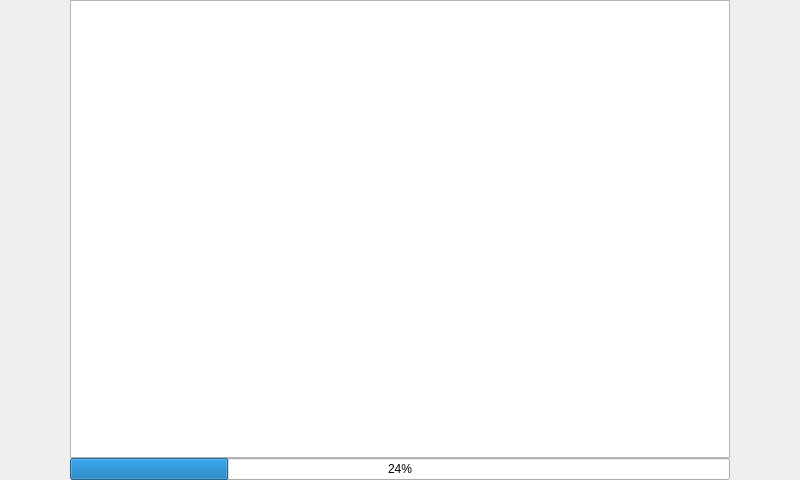
<?xml version="1.0" encoding="UTF-8"?>
<ui version="4.0">
 <class>DirectoryView</class>
 <widget class="QWidget" name="DirectoryView">
  <property name="geometry">
   <rect>
    <x>0</x>
    <y>0</y>
    <width>800</width>
    <height>480</height>
   </rect>
  </property>
  <property name="windowTitle">
   <string>Directories</string>
  </property>
  <layout class="QHBoxLayout" name="horizontalLayout_3">
   <property name="spacing">
    <number>0</number>
   </property>
   <property name="margin">
    <number>0</number>
   </property>
   <item>
    <widget class="QWidget" name="lverticalWidget" native="true">
     <layout class="QVBoxLayout" name="lverticalLayout">
      <property name="spacing">
       <number>0</number>
      </property>
      <property name="margin">
       <number>0</number>
      </property>
      <item>
       <widget class="QPushButton" name="backButton">
        <property name="sizePolicy">
         <sizepolicy hsizetype="Fixed" vsizetype="Fixed">
          <horstretch>0</horstretch>
          <verstretch>0</verstretch>
         </sizepolicy>
        </property>
        <property name="minimumSize">
         <size>
          <width>70</width>
          <height>70</height>
         </size>
        </property>
        <property name="maximumSize">
         <size>
          <width>70</width>
          <height>70</height>
         </size>
        </property>
        <property name="text">
         <string/>
        </property>
        <property name="icon">
         <iconset resource="../resources/resources.qrc">
          <normaloff>:/icons/white/back.png</normaloff>:/icons/white/back.png</iconset>
        </property>
        <property name="flat">
         <bool>true</bool>
        </property>
       </widget>
      </item>
      <item>
       <spacer name="lverticalSpacer_0">
        <property name="orientation">
         <enum>Qt::Vertical</enum>
        </property>
        <property name="sizeHint" stdset="0">
         <size>
          <width>20</width>
          <height>40</height>
         </size>
        </property>
       </spacer>
      </item>
      <item>
       <widget class="QPushButton" name="homeButton">
        <property name="sizePolicy">
         <sizepolicy hsizetype="Fixed" vsizetype="Fixed">
          <horstretch>0</horstretch>
          <verstretch>0</verstretch>
         </sizepolicy>
        </property>
        <property name="minimumSize">
         <size>
          <width>70</width>
          <height>70</height>
         </size>
        </property>
        <property name="text">
         <string/>
        </property>
        <property name="icon">
         <iconset resource="../resources/resources.qrc">
          <normaloff>:/icons/white/home.png</normaloff>:/icons/white/home.png</iconset>
        </property>
        <property name="flat">
         <bool>true</bool>
        </property>
       </widget>
      </item>
      <item>
       <spacer name="lverticalSpacer_1">
        <property name="orientation">
         <enum>Qt::Vertical</enum>
        </property>
        <property name="sizeHint" stdset="0">
         <size>
          <width>20</width>
          <height>40</height>
         </size>
        </property>
       </spacer>
      </item>
      <item>
       <widget class="QPushButton" name="playerButton">
        <property name="sizePolicy">
         <sizepolicy hsizetype="Fixed" vsizetype="Fixed">
          <horstretch>0</horstretch>
          <verstretch>0</verstretch>
         </sizepolicy>
        </property>
        <property name="minimumSize">
         <size>
          <width>70</width>
          <height>70</height>
         </size>
        </property>
        <property name="maximumSize">
         <size>
          <width>70</width>
          <height>70</height>
         </size>
        </property>
        <property name="text">
         <string/>
        </property>
        <property name="icon">
         <iconset resource="../resources/resources.qrc">
          <normaloff>:/icons/white/player.png</normaloff>:/icons/white/player.png</iconset>
        </property>
        <property name="flat">
         <bool>true</bool>
        </property>
       </widget>
      </item>
     </layout>
    </widget>
   </item>
   <item>
    <layout class="QVBoxLayout" name="verticalLayout">
     <property name="spacing">
      <number>0</number>
     </property>
     <item>
      <widget class="QWidget" name="topWidget" native="true">
       <property name="styleSheet">
        <string notr="true">background: qlineargradient(spread:pad, x1:0, y1:0, x2:0, y2:1, stop:0 rgba(38, 38, 38, 255), stop:1 rgba(92, 92, 92, 255))</string>
       </property>
       <layout class="QHBoxLayout" name="horizontalLayout">
        <property name="spacing">
         <number>0</number>
        </property>
        <property name="margin">
         <number>0</number>
        </property>
        <item>
         <spacer name="thorizontalSpacer_0">
          <property name="orientation">
           <enum>Qt::Horizontal</enum>
          </property>
          <property name="sizeType">
           <enum>QSizePolicy::Maximum</enum>
          </property>
          <property name="sizeHint" stdset="0">
           <size>
            <width>324</width>
            <height>0</height>
           </size>
          </property>
         </spacer>
        </item>
        <item>
         <spacer name="thorizontalSpacer_1">
          <property name="orientation">
           <enum>Qt::Horizontal</enum>
          </property>
          <property name="sizeType">
           <enum>QSizePolicy::Maximum</enum>
          </property>
          <property name="sizeHint" stdset="0">
           <size>
            <width>327</width>
            <height>0</height>
           </size>
          </property>
         </spacer>
        </item>
       </layout>
      </widget>
     </item>
     <item>
      <widget class="QTableView" name="dirView">
       <property name="contextMenuPolicy">
        <enum>Qt::CustomContextMenu</enum>
       </property>
       <property name="frameShadow">
        <enum>QFrame::Sunken</enum>
       </property>
       <property name="horizontalScrollBarPolicy">
        <enum>Qt::ScrollBarAlwaysOff</enum>
       </property>
       <property name="autoScroll">
        <bool>false</bool>
       </property>
       <property name="editTriggers">
        <set>QAbstractItemView::NoEditTriggers</set>
       </property>
       <property name="showDropIndicator" stdset="0">
        <bool>false</bool>
       </property>
       <property name="dragEnabled">
        <bool>false</bool>
       </property>
       <property name="dragDropOverwriteMode">
        <bool>false</bool>
       </property>
       <property name="dragDropMode">
        <enum>QAbstractItemView::NoDragDrop</enum>
       </property>
       <property name="selectionMode">
        <enum>QAbstractItemView::MultiSelection</enum>
       </property>
       <property name="selectionBehavior">
        <enum>QAbstractItemView::SelectRows</enum>
       </property>
       <property name="iconSize">
        <size>
         <width>50</width>
         <height>50</height>
        </size>
       </property>
       <property name="showGrid">
        <bool>false</bool>
       </property>
       <property name="cornerButtonEnabled">
        <bool>false</bool>
       </property>
       <attribute name="horizontalHeaderVisible">
        <bool>false</bool>
       </attribute>
       <attribute name="horizontalHeaderStretchLastSection">
        <bool>true</bool>
       </attribute>
       <attribute name="verticalHeaderVisible">
        <bool>false</bool>
       </attribute>
       <attribute name="verticalHeaderDefaultSectionSize">
        <number>70</number>
       </attribute>
       <attribute name="verticalHeaderMinimumSectionSize">
        <number>70</number>
       </attribute>
      </widget>
     </item>
     <item>
      <widget class="QProgressBar" name="progressBar">
       <property name="value">
        <number>24</number>
       </property>
      </widget>
     </item>
     <item>
      <widget class="QWidget" name="bottomWidget" native="true">
       <property name="styleSheet">
        <string notr="true">background:qlineargradient(spread:pad, x1:1, y1:1, x2:1, y2:0, stop:0 rgba(38, 38, 38, 255), stop:1 rgba(92, 92, 92, 255))</string>
       </property>
       <layout class="QHBoxLayout" name="horizontalLayout_2">
        <property name="spacing">
         <number>0</number>
        </property>
        <property name="margin">
         <number>0</number>
        </property>
        <item>
         <spacer name="bhorizontalSpacer_0">
          <property name="orientation">
           <enum>Qt::Horizontal</enum>
          </property>
          <property name="sizeType">
           <enum>QSizePolicy::Maximum</enum>
          </property>
          <property name="sizeHint" stdset="0">
           <size>
            <width>324</width>
            <height>0</height>
           </size>
          </property>
         </spacer>
        </item>
        <item>
         <spacer name="bhorizontalSpacer_1">
          <property name="orientation">
           <enum>Qt::Horizontal</enum>
          </property>
          <property name="sizeType">
           <enum>QSizePolicy::Maximum</enum>
          </property>
          <property name="sizeHint" stdset="0">
           <size>
            <width>327</width>
            <height>0</height>
           </size>
          </property>
         </spacer>
        </item>
       </layout>
      </widget>
     </item>
    </layout>
   </item>
   <item>
    <widget class="QWidget" name="rverticalWidget" native="true">
     <layout class="QVBoxLayout" name="rverticalLayout">
      <property name="spacing">
       <number>0</number>
      </property>
      <property name="margin">
       <number>0</number>
      </property>
      <item>
       <widget class="QPushButton" name="addButton">
        <property name="sizePolicy">
         <sizepolicy hsizetype="Fixed" vsizetype="Fixed">
          <horstretch>0</horstretch>
          <verstretch>0</verstretch>
         </sizepolicy>
        </property>
        <property name="minimumSize">
         <size>
          <width>70</width>
          <height>70</height>
         </size>
        </property>
        <property name="maximumSize">
         <size>
          <width>70</width>
          <height>70</height>
         </size>
        </property>
        <property name="text">
         <string/>
        </property>
        <property name="icon">
         <iconset resource="../resources/resources.qrc">
          <normaloff>:/icons/white/add.png</normaloff>:/icons/white/add.png</iconset>
        </property>
        <property name="flat">
         <bool>true</bool>
        </property>
       </widget>
      </item>
      <item>
       <spacer name="rverticalSpacer_0">
        <property name="orientation">
         <enum>Qt::Vertical</enum>
        </property>
        <property name="sizeHint" stdset="0">
         <size>
          <width>20</width>
          <height>40</height>
         </size>
        </property>
       </spacer>
      </item>
      <item>
       <widget class="QPushButton" name="useButton">
        <property name="minimumSize">
         <size>
          <width>70</width>
          <height>70</height>
         </size>
        </property>
        <property name="maximumSize">
         <size>
          <width>70</width>
          <height>70</height>
         </size>
        </property>
        <property name="text">
         <string/>
        </property>
        <property name="icon">
         <iconset resource="../resources/resources.qrc">
          <normaloff>:/icons/white/use.png</normaloff>:/icons/white/use.png</iconset>
        </property>
        <property name="flat">
         <bool>true</bool>
        </property>
       </widget>
      </item>
      <item>
       <spacer name="rverticalSpacer_1">
        <property name="orientation">
         <enum>Qt::Vertical</enum>
        </property>
        <property name="sizeHint" stdset="0">
         <size>
          <width>20</width>
          <height>40</height>
         </size>
        </property>
       </spacer>
      </item>
      <item>
       <widget class="QPushButton" name="selectToggleButton">
        <property name="sizePolicy">
         <sizepolicy hsizetype="Fixed" vsizetype="Fixed">
          <horstretch>0</horstretch>
          <verstretch>0</verstretch>
         </sizepolicy>
        </property>
        <property name="minimumSize">
         <size>
          <width>70</width>
          <height>70</height>
         </size>
        </property>
        <property name="maximumSize">
         <size>
          <width>70</width>
          <height>70</height>
         </size>
        </property>
        <property name="text">
         <string/>
        </property>
        <property name="icon">
         <iconset resource="../resources/resources.qrc">
          <normaloff>:/icons/white/select_all.png</normaloff>:/icons/white/select_all.png</iconset>
        </property>
        <property name="flat">
         <bool>true</bool>
        </property>
       </widget>
      </item>
     </layout>
    </widget>
   </item>
  </layout>
 </widget>
 <resources>
  <include location="../resources/resources.qrc"/>
 </resources>
 <connections/>
</ui>
